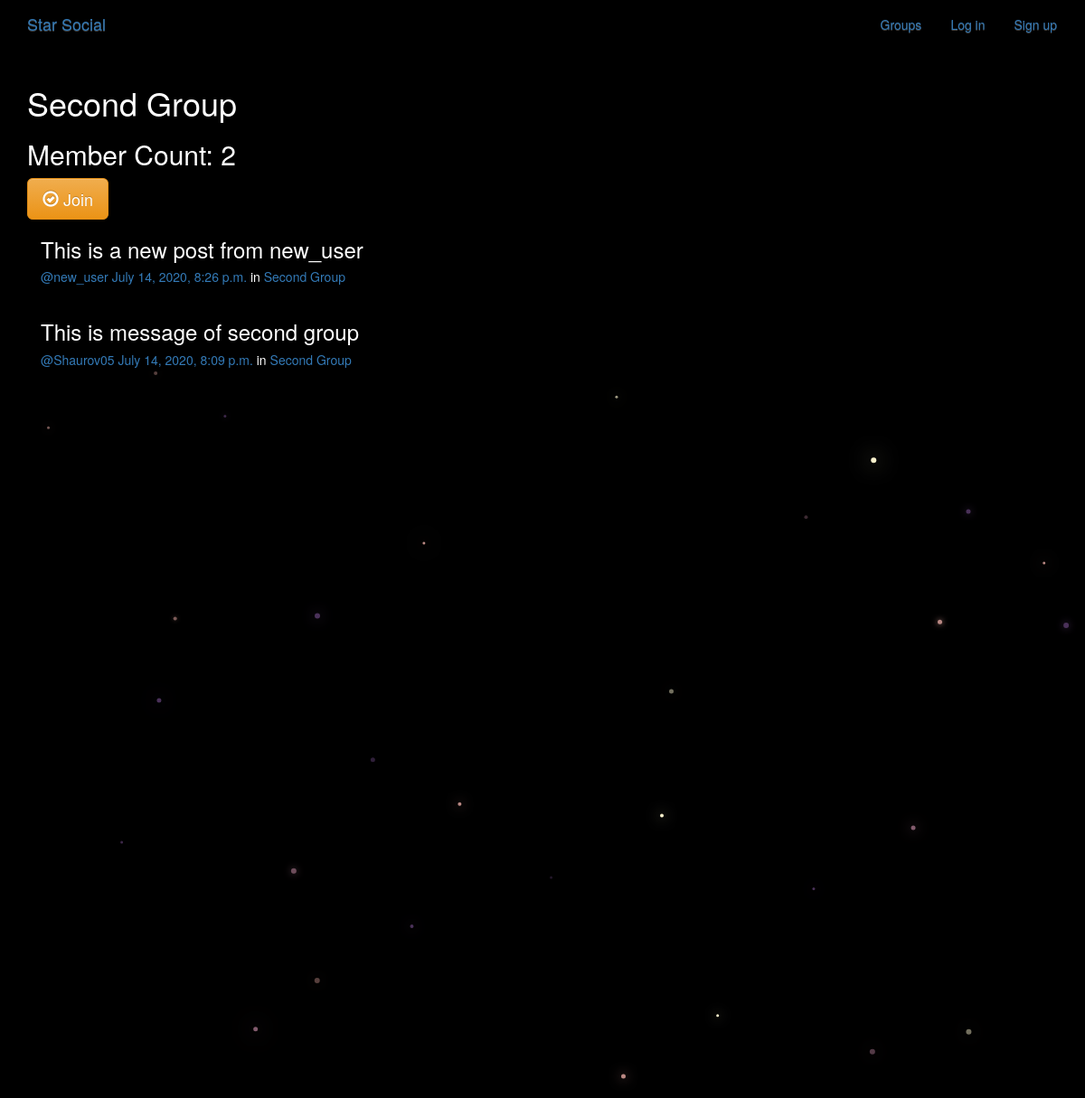
The page /groups/posts/in/second-group/ on the database its author committed.
### groups/models.py (models this page shows, shortened)
class Group(models.Model):
    name = models.CharField(max_length=255, unique=True)
    slug = models.SlugField(allow_unicode=True, unique=True)
    description = models.TextField(blank=True, default='')
    description_html = models.TextField(editable=False, default='', blank=True)
    members = models.ManyToManyField(User,through="GroupMember")
    class Meta:
        ordering = ["name"]

### posts/models.py (models this page shows, shortened)
class Post(models.Model):
    user = models.ForeignKey(User, related_name="posts")
    created_at = models.DateTimeField(auto_now=True)
    message = models.TextField()
    message_html = models.TextField(editable=False)
    group = models.ForeignKey(Group, related_name="posts",null=True, blank=True)
    class Meta:
        ordering = ["-created_at"]
        unique_together = ["user", "message"]

### groups/views.py (the view)
# urls.py: url(r"^posts/in/(?P<slug>[-\w]+)/$",views.SingleGroup.as_view(),name="single"),
class SingleGroup(generic.DetailView):
    model = Group

### groups/templates/groups/group_detail.html
{% extends "groups/group_base.html" %}
{% block pregroup %}
<h1>{{group.name}}</h1>
<h2> Member Count: {{group.members.count}}</h2>
  <div class="content">
				{% if user in group.members.all %}
					<a href="{% url 'groups:leave' slug=group.slug %}" class="btn btn-lg btn-fill btn-warning"><span class="glyphicon glyphicon-remove-circle"></span> Leave</a>
				{% else %}
					<a href="{% url 'groups:join' slug=group.slug %}" class="btn btn-lg btn-fill btn-warning"><span class="glyphicon glyphicon-ok-circle"></span> Join</a>
				{% endif %}
</div>
{% endblock %}
{% block group_content %}
<div class="col-md-8">
	{% if group.posts.count == 0 %}
	<h2>No posts in this group yet!</h2>
	{% else %}
		{% for post in group.posts.all %}
			{% include "posts/_post.html" %}
		{% endfor %}
	{% endif %}
</div>
{% endblock %}

### posts/templates/posts/_post.html (shortened to what this page needs)
<div class="post media">
	<h3>{{ post.message_html|safe }}</h3>
	<div class="media-body">
		<h5 class="media-heading">
			<span class="username"><a href="{% url 'posts:for_user' username=post.user.username %}">@{{ post.user.username }}</a></span>
			<time class="time"><a href="{% url 'posts:single' username=post.user.username pk=post.pk %}">{{ post.created_at }}</a></time>
			{% if post.group %}
			<span class="group-name">in <a href="#">{{ post.group.name }}</a></span>
			{% endif %}
		</h5>
	</div>
</div>

### static/simplesocial/css/master.css (style rules this page uses)
body { margin: 0; overflow: hidden; background-color: black; color:white; }

### rows shown on the page
Group: name "Second Group", members.count "2"
Post: message_html "This is a new post from new_user", user.username "new_user", created_at "July 14, 2020, 8:26 p.m.", group.name "Second Group"
Post: message_html "This is message of second group", user.username "Shaurov05", created_at "July 14, 2020, 8:09 p.m.", group.name "Second Group"
